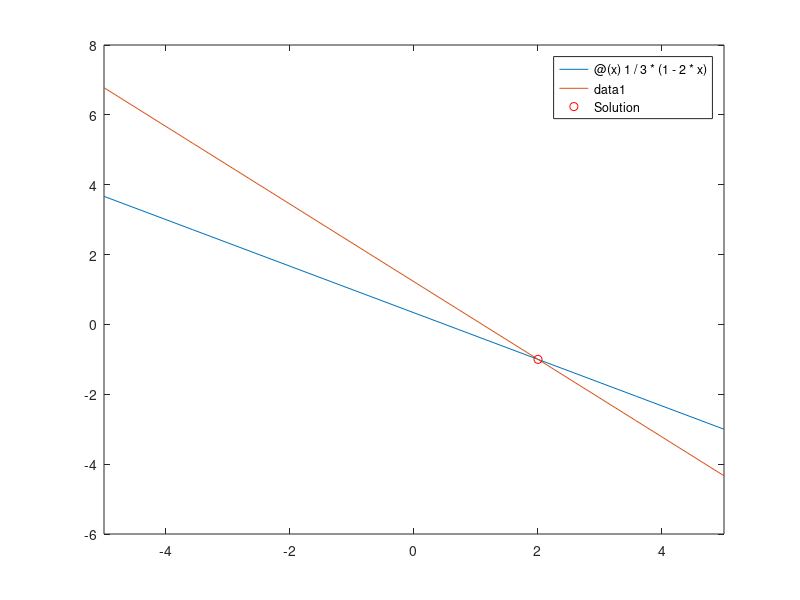
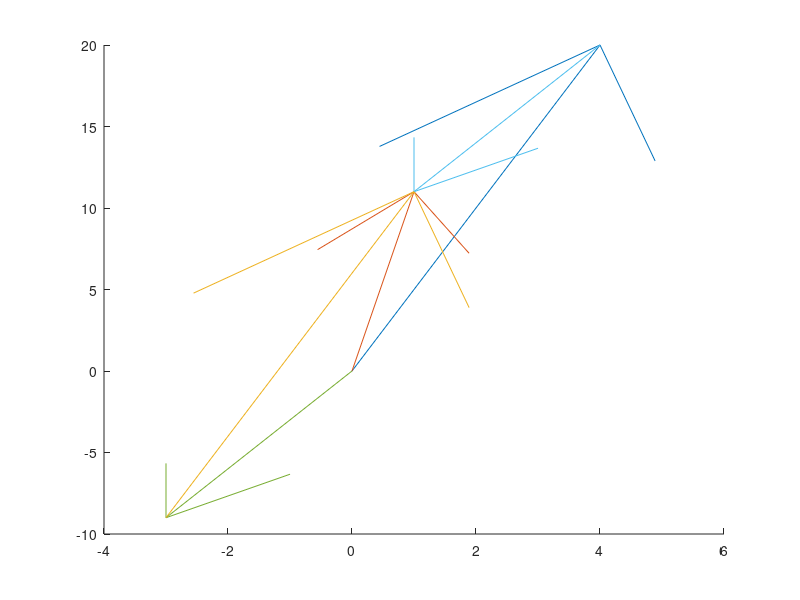

MATLAB code for these plots, in order:
clear; clc; close all;

% Description: Plots lines and column vectors (Linear Algebra) for it's solution.

y1 = @(x) 1/3*(1-2*x);
y2 = @(x) 1/9*(11-10*x);

x = fzero(@(x) y1(x) - y2(x),0);
y = y1(x);
fprintf('Solution: [x,y] = [%.2f,%.2f]\n',x,y)

figure(1)
fplot(y1)
hold on
fplot(y2)
plot(x,y,'ro','DisplayName','Solution')
legend show

c1 = [2 10];
c2 = [3 9];
rhs = [1 11];
scale = 0;

figure(2)
hold on
quiver(0,0,x*c1(1),x*c1(2),scale)
quiver(0,0,y*c2(1),y*c2(2),scale)
quiver(0,0,rhs(1),rhs(2),scale)
quiver(x*c1(1),x*c1(2),y*c2(1),y*c2(2),scale)
quiver(y*c2(1),y*c2(2),x*c1(1),x*c1(2),scale)
